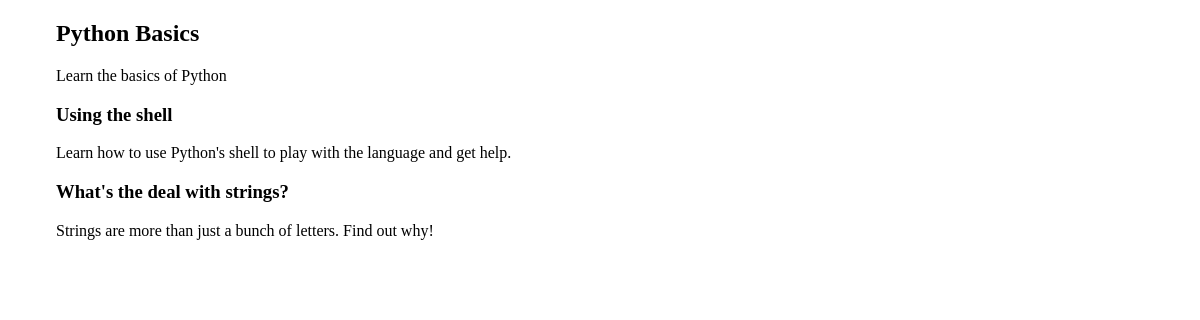
The page /courses/1/ on the database its author committed.
### courses/models.py (models this page shows, shortened)
class Course(models.Model):
    created_at = models.DateTimeField(auto_now_add=True)
    title = models.CharField(max_length=255)
    description = models.TextField()

class Step(models.Model):
    title = models.CharField(max_length=255)
    description = models.TextField()
    content = models.TextField(blank=True, default='')
    order = models.IntegerField(default=0)
    course = models.ForeignKey(Course) #many to one relationship
    class Meta:
        ordering = ['order',]

### courses/views.py (the view)
# urls.py: url(r'(?P<pk>\d+)/$', views.course_detail),
def course_detail(request, pk):
    course = get_object_or_404(Course, pk=pk) #This line adds a 404 error if no objetcs are available instead of standard django 505 error like above
    return render (request, 'courses/course_detail.html', {'course': course})

### courses/templates/courses/course_detail.html (shortened to what this page needs)
{% extends "layout.html" %}
{%  block content %}
<article>
    <h2> {{ course.title }}</h2>
    {{course.description}}
    <section>
        {% for step in course.step_set.all %}
            <h3> {{ step.title }} </h3>
            {{ step.description }}
        {% endfor %}
    </section>
</article>
{% endblock %}

### assets/css/layout.css (style rules this page uses)
html { box-sizing: border-box; }
*, *::after, *::before { box-sizing: inherit; }

### rows shown on the page
Course: title "Python Basics", description "Learn the basics of Python"
Step: title "Using the shell", description "Learn how to use Python's shell to play with the language and get help."
Step: title "What's the deal with strings?", description "Strings are more than just a bunch of letters. Find out why!"
